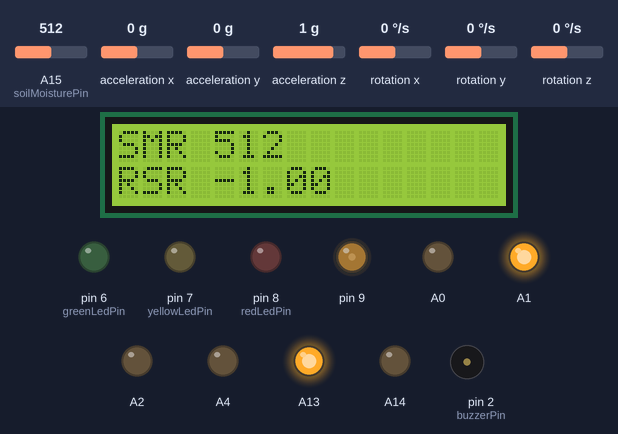
Bench run of a sketch on a simulated Arduino Mega 2560, built with avr-gcc and run on an emulated ATmega2560. Shown: 16×2 character LCD, output pins drawn as LEDs (lit = HIGH), buzzer (waves = sounding, pin HIGH). Inputs (shaded band) come from the test bench; at power-on: A15 (soilMoisturePin) = 512, acceleration x 0 g, acceleration y 0 g, acceleration z 1 g, rotation x 0 °/s, rotation y 0 °/s, rotation z 0 °/s. What the sketch prints to the serial monitor is not drawn.

Above: at 9.3 s.
9.4 s: A15 (soilMoisturePin) set to 481
At 10.6 s:
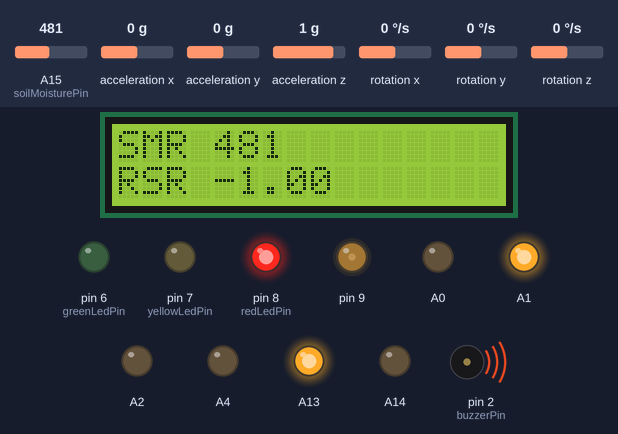
11.0 s: acceleration x set to -1.4 g
At 12.2 s:
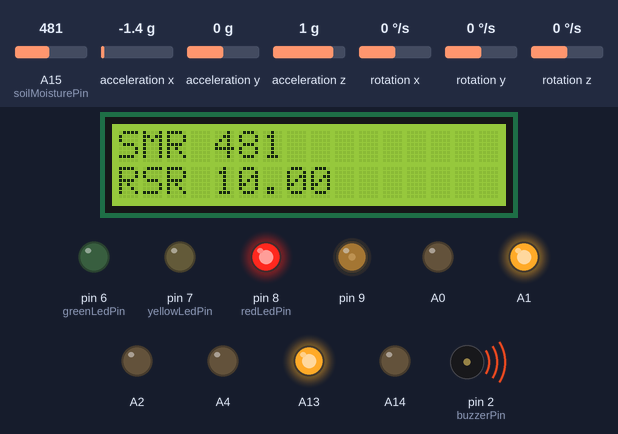
12.6 s: acceleration y set to -1.4 g
At 13.8 s:
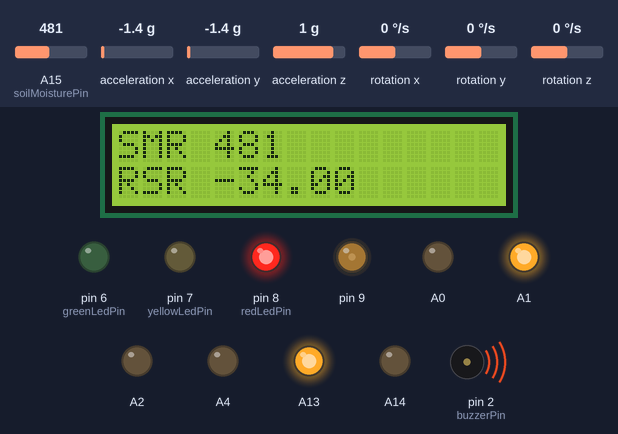
14.2 s: A15 (soilMoisturePin) set to 510
At 15.5 s:
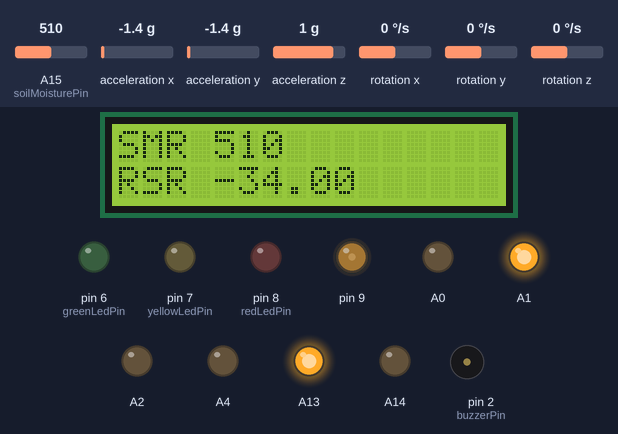
15.8 s: acceleration x set to -0.8 g
At 17.1 s:
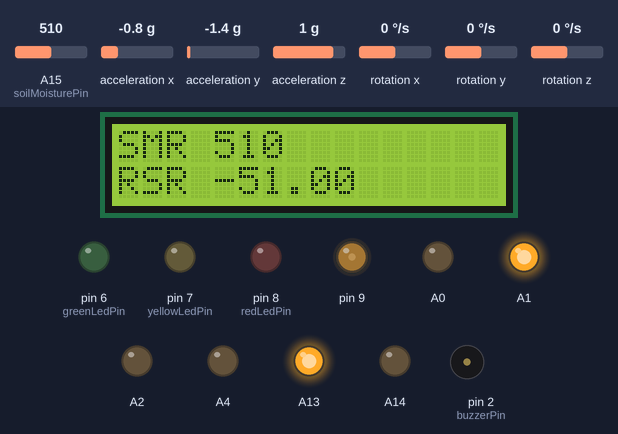
17.4 s: A15 (soilMoisturePin) set to 490
At 18.8 s:
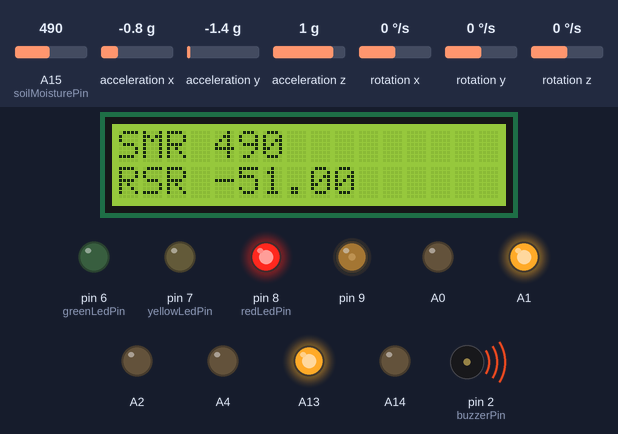
Timing chart, 0 to 20.0 s (numbered marks = the images above; inputs shaded):
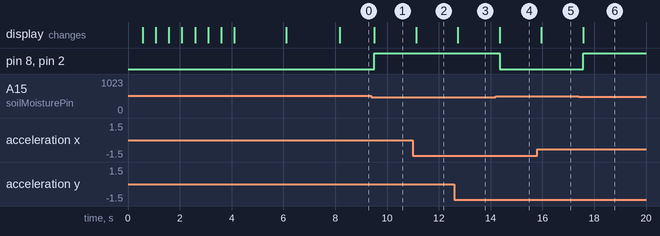

Measured:
- the behaviour switches between 500 and 499 on A15 (soilMoisturePin) (found by bisection; images 0 and 1)
- after the input at 9.4 s, pin 8 (redLedPin), pin 2 (buzzerPin): LOW → HIGH after 0.11 s; the display: changes after 0.11 s (image 1)
- after the input at 11.0 s, the display: changes after 0.12 s (image 2)
- after the input at 12.6 s, the display: changes after 0.13 s (image 3)
- after the input at 14.2 s, pin 8 (redLedPin), pin 2 (buzzerPin): HIGH → LOW after 0.15 s; the display: changes after 0.15 s (image 4)
- after the input at 15.8 s, the display: changes after 0.16 s (image 5)
- after the input at 17.4 s, pin 8 (redLedPin), pin 2 (buzzerPin): LOW → HIGH after 0.17 s; the display: changes after 0.17 s (image 6)

The sketch:

Node-Mega-V1.0.ino
```cpp
#include <Wire.h>
#include <MPU6050.h>
#include <LiquidCrystal.h>

MPU6050 mpu;
float richter;

const int redLedPin = 8;    // Red LED Pin for high-intensity earthquakes (8-10)
const int yellowLedPin = 7; // Yellow LED Pin for medium-intensity earthquakes (4-7)
const int greenLedPin = 6;  // Green LED Pin for low-intensity earthquakes (1-3)
const int buzzerPin = 2;    // Buzzer Pin for high-intensity earthquakes (8-10)
const int soilMoisturePin = A15; // Soil Moisture Sensor Pin
int Contrast = 60;
const int rs = A3, en = A5, d4 = A9, d5 = A10, d6 = A11, d7 = A12;
LiquidCrystal lcd(rs, en, d4, d5, d6, d7);

// Boot animation delay
const int animationDelay = 500; // Milliseconds per frame
const int numBootLoops = 2;

void setup() {
  Serial.begin(9600); // Initialize serial communication at 9600 baud
  Wire.begin();
  mpu.initialize();
  analogWrite(9, Contrast);
  pinMode(A14, OUTPUT);
  pinMode(A13, OUTPUT);
  pinMode(A4, OUTPUT);
  pinMode(A0, OUTPUT);
  pinMode(A2, OUTPUT);
  pinMode(A1, OUTPUT);

  digitalWrite(A14, LOW);
  digitalWrite(A13, HIGH);
  digitalWrite(A4, LOW);
  digitalWrite(A0, LOW);
  digitalWrite(A2, LOW);
  digitalWrite(A1, HIGH);

  pinMode(redLedPin, OUTPUT);
  pinMode(yellowLedPin, OUTPUT);
  pinMode(greenLedPin, OUTPUT);
  pinMode(buzzerPin, OUTPUT);
  pinMode(soilMoisturePin, INPUT); // Set Soil Moisture Sensor Pin as an input
  Serial.println("Checking for earthquake and soil moisture...");
  lcd.begin(16, 2);

  // Display the "starting up" animation
  displayBootAnimation();

  // Display the welcome message
  displayWelcomeMessage();
}

void loop() {
  int16_t ax, ay, az;
  mpu.getAcceleration(&ax, &ay, &az);

  int16_t totalAcceleration = abs(ax) + abs(ay);

  // Calculate Richter scale reading (adjust thresholds)
  float richter = map(totalAcceleration, 1500, 6800, 1, 10);

  // Ensure the Richter scale reading never goes above 10
  if (richter > 10.0) {
    richter = 10.0;
  }

  // Read Soil Moisture Sensor
  int soilMoistureValue = analogRead(soilMoisturePin);

  // Print Soil Moisture Reading
  Serial.print("Soil Moisture Reading: ");
  Serial.println(soilMoistureValue);

  lcd.begin(16, 2);
  // Print a message to the LCD.
  lcd.print("SMR ");
  lcd.println(soilMoistureValue);

  // Print Richter scale reading
  Serial.print("Richter scale reading: ");
  Serial.println(richter);

  lcd.setCursor(0, 1);
  // Print a message to the LCD.
  lcd.print("RSR ");
  lcd.println(richter);

  // Determine the LED to light up based on earthquake intensity
  if (richter >= 5) { // High-intensity earthquake (8-10)
    digitalWrite(redLedPin, HIGH);
    digitalWrite(yellowLedPin, LOW);
    digitalWrite(greenLedPin, LOW);
    digitalWrite(buzzerPin, HIGH); // Activate the buzzer for high-intensity earthquakes
  } else if (richter >= 2 || 0) { // Medium-intensity earthquake (4-7)
    digitalWrite(redLedPin, LOW);
    digitalWrite(yellowLedPin, HIGH);
    digitalWrite(greenLedPin, LOW);
    digitalWrite(buzzerPin, LOW); // Deactivate the buzzer for medium-intensity earthquakes
  } else if (richter >= 1) { // Low-intensity earthquake (1-3)
    digitalWrite(redLedPin, LOW);
    digitalWrite(yellowLedPin, LOW);
    digitalWrite(greenLedPin, HIGH);
    digitalWrite(buzzerPin, LOW); // Deactivate the buzzer for low-intensity earthquakes
  } else { // No earthquake or very low-intensity
    digitalWrite(redLedPin, LOW);
    digitalWrite(yellowLedPin, LOW);
    digitalWrite(greenLedPin, LOW);
    digitalWrite(buzzerPin, LOW); // Deactivate the buzzer
  }

  // Control LED based on Soil Moisture
  if (soilMoistureValue < 500) {
    digitalWrite(redLedPin, HIGH);
    digitalWrite(yellowLedPin, LOW);
    digitalWrite(greenLedPin, LOW);
    digitalWrite(buzzerPin, HIGH); // Activate the buzzer for low soil moisture
  }

  // Delay before next reading
  delay(200); // Adjust as needed for desired update frequency
}

void displayBootAnimation() {
  for (int i = 0; i < numBootLoops; i++) {
    lcd.clear();
    lcd.setCursor(0, 0);
    lcd.print("Starting up");
    delay(animationDelay);

    lcd.clear();
    lcd.setCursor(0, 0);
    lcd.print("Starting up.");
    delay(animationDelay);

    lcd.clear();
    lcd.setCursor(0, 0);
    lcd.print("Starting up..");
    delay(animationDelay);

    lcd.clear();
    lcd.setCursor(0, 0);
    lcd.print("Starting up...");
    delay(animationDelay);
  }
}

void displayWelcomeMessage() {
  lcd.clear();
  lcd.setCursor(0, 0);
  lcd.print("Welcome to NODE");
  delay(2000);
  lcd.setCursor(0, 1);
  lcd.print("by- SwiftSOS");
  delay(2000);
}
```
